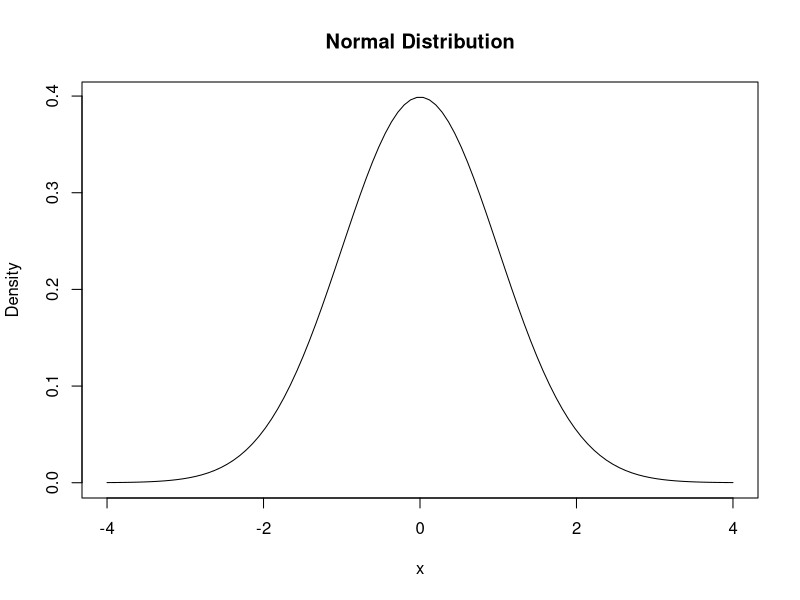
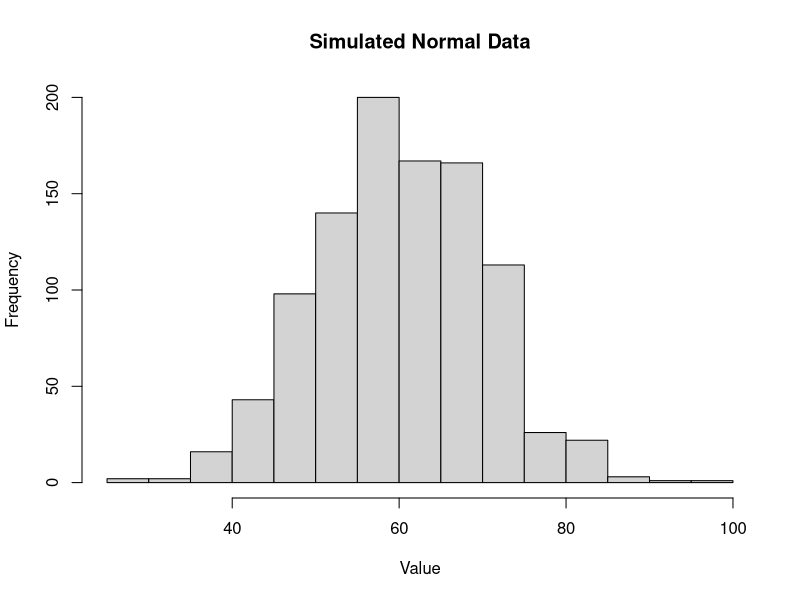

These charts were generated, in order, by the following R code:
# Chapter 82: Probability Distributions
x <- seq(-4, 4, length.out=100)
y <- dnorm(x)

plot(x, y, type="l",
     main="Normal Distribution",
     xlab="x", ylab="Density")

print(pnorm(70, mean=60, sd=10))

set.seed(10)
values <- rnorm(1000, mean=60, sd=10)
print(mean(values))
print(sd(values))

hist(values, main="Simulated Normal Data", xlab="Value")
